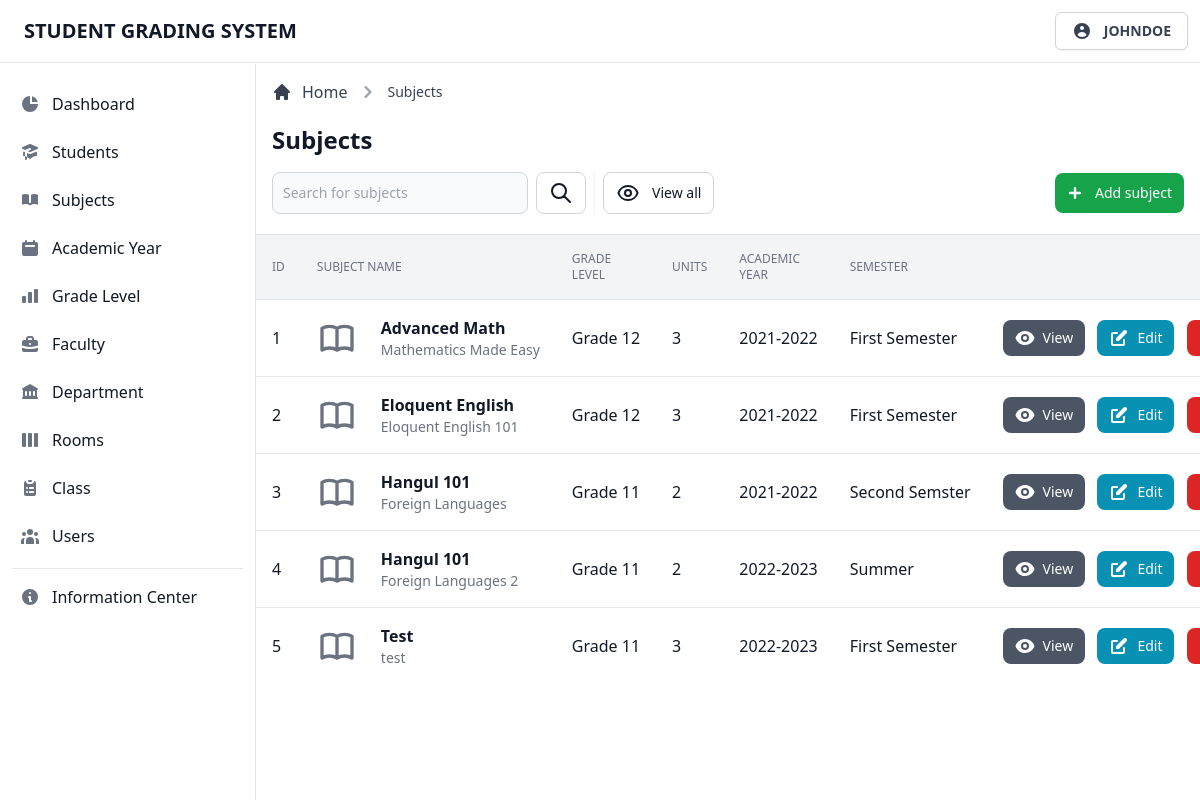
Before: /admin/view/subjects.php (signed in) with the older database file.
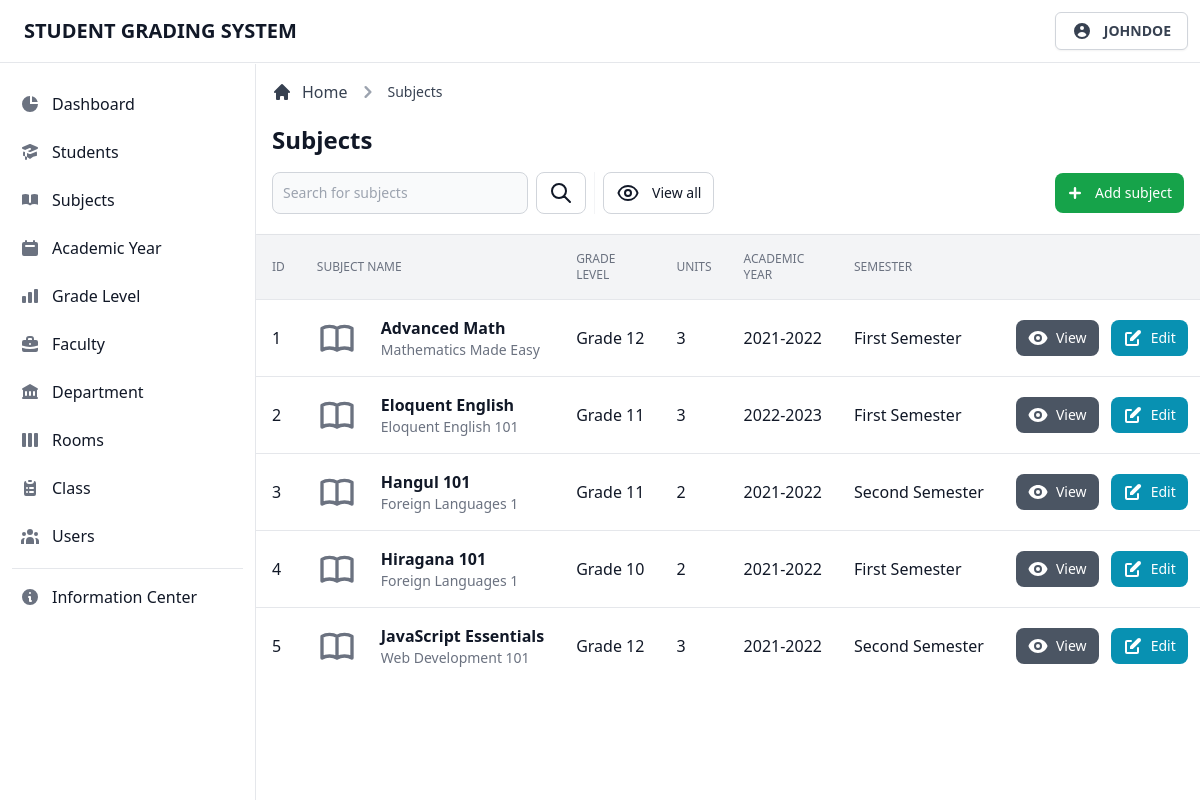
After: the same page with the newer database file.
### tables this page shows
CREATE TABLE `tblsubjects` (
  `subj_id` int(11) NOT NULL,
  `subj_code` int(11) NOT NULL,
  `subj_name` varchar(255) NOT NULL,
  `subj_desc` varchar(255) DEFAULT NULL,
  `subj_level` varchar(255) NOT NULL,
  `subj_unit` int(11) NOT NULL,
  `subj_ay` varchar(255) NOT NULL,
  `subj_sem` varchar(255) NOT NULL
);

### admin/database/database.classes.php (called while the page is built)
<?php
class Dbh
{
  private $hostname = 'localhost';
  private $username = 'root';
  private $password = '';
  private $dbname = 'dbgradingsystem';
  public function connect()
  {
    try {
      $dbh = new PDO('mysql:host=' . $this->hostname . ';dbname=' . $this->dbname, $this->username, $this->password);
      return $dbh;
    } catch (PDOException $e) {
      print "Error!: " . $e->getMessage() . "<br>";
      die();
    }
  }
}

### admin/classes/display-data.classes.php (called while the page is built, shortened)
<?php
class DisplaySubjects extends Dbh
{
  protected function getData()
  {
    $sql = 'SELECT * FROM tblsubjects;';
    $stmt = $this->connect()->query($sql);
    $result = 0;
    while ($row = $stmt->fetchAll(PDO::FETCH_ASSOC)) {
      $result = $row;
    }
    return $result;
  }
}

### admin/controller/display-data.contr.php (called while the page is built, shortened)
<?php
class DisplaySubjectsContr extends DisplaySubjects
{
  public function fetchData()
  {
    $result = $this->getData();
    return $result;
  }
}

### admin/page/subjects/subjects-table.php (the view, shortened to what this page needs)
<div class="flex flex-col min-w-full overflow-hidden overflow-x-auto align-middle shadow">
  <table class="min-w-full divide-y divide-gray-200 table-fixed">
    <thead class="bg-gray-100">
      <tr>
        <th scope="col" class="th">
          ID
        </th>
        <th scope="col" class="th">
          Subject Name
        </th>
        <th scope="col" class="th">
          Grade Level
        </th>
        <th scope="col" class="th">
          Units
        </th>
        <th scope="col" class="th">
          Academic Year
        </th>
        <th scope="col" class="th">
          Semester
        </th>
        <th scope="col" class="th">
        </th>
      </tr>
    </thead>
    <tbody class="bg-white divide-y divide-gray-200 ">
      <?php foreach ($result as $data) : ?>
        <tr class="hover:bg-gray-100 group">
          <td class="td">
            <div class="flex items-center">
              <?= $data['subj_id']; ?>
            </div>
          </td>
          <td class="td-title">
            <div class="text-sm font-normal text-gray-500">
              <div class="text-base font-semibold text-gray-900 capitalize">
                <?= $data['subj_name']; ?>
              </div>
              <div class="text-sm font-normal text-gray-500">
                <?= $data['subj_desc']; ?>
              </div>
            </div>
          </td>
          <td class="td">
            <div class="flex items-center capitalize">
              <?= $data['subj_level']; ?>
            </div>
          </td>
          <td class="td">
            <div class="flex items-center capitalize">
              <?= $data['subj_unit']; ?>
            </div>
          </td>
          <td class="td">
            <div class="flex items-center capitalize">
              <?= $data['subj_ay']; ?>
            </div>
          </td>
          <td class="td">
            <div class="flex items-center capitalize">
              <?= $data['subj_sem']; ?>
            </div>
          </td>
          <td class="p-4 space-x-2 text-right whitespace-nowrap">
            <button type="button" data-view-button data-name="<?= $data['subj_name']; ?>" data-code="<?= $data['subj_code']; ?>" data-desc="<?= $data['subj_desc']; ?>" data-level="<?= $data['subj_level']; ?>" data-unit="<?= $data['subj_unit']; ?>" data-ay="<?= $data['subj_ay']; ?>" data-sem="<?= $data['subj_sem']; ?>" class="btn-gray">
              View
            </button>
            <button type="button" data-edit-button data-id="<?= $data['subj_id']; ?>" data-name="<?= $data['subj_name']; ?>" data-code="<?= $data['subj_code']; ?>" data-desc="<?= $data['subj_desc']; ?>" data-level="<?= $data['subj_level']; ?>" data-unit="<?= $data['subj_unit']; ?>" data-ay="<?= $data['subj_ay']; ?>" data-sem="<?= $data['subj_sem']; ?>" class="btn-cyan">
              Edit
            </button>
            <button type="button" data-delete-button data-id="<?= $data['subj_id']; ?>" data-code="<?= $data['subj_code']; ?>" class="btn-red">
            </button>
          </td>
        </tr>
      <?php endforeach; ?>
    </tbody>
  </table>
</div>

Changed rows visible on the page:
changed tblsubjects "Eloquent English": subj_level "Grade 12" → "Grade 11"; subj_ay "2021-2022" → "2022-2023"
changed tblsubjects "Hangul 101": subj_desc "Foreign Languages" → "Foreign Languages 1"; subj_sem "Second Semster" → "Second Semester"
changed tblsubjects id 4: subj_name "Hangul 101" → "Hiragana 101"; subj_desc "Foreign Languages 2" → "Foreign Languages 1"; subj_level "Grade 11" → "Grade 10"; subj_ay "2022-2023" → "2021-2022"; subj_sem "Summer" → "First Semester"
changed tblsubjects id 5: subj_name "Test" → "JavaScript Essentials"; subj_desc "test" → "Web Development 101"; subj_level "Grade 11" → "Grade 12"; subj_ay "2022-2023" → "2021-2022"; subj_sem "First Semester" → "Second Semester"; subj_code 324 → 5135 (drawn)
